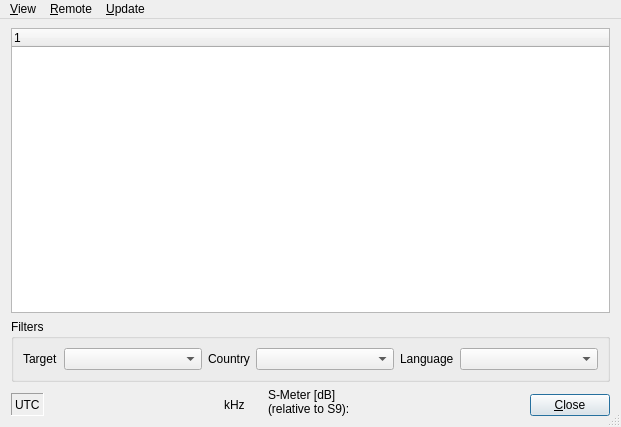
<?xml version="1.0" encoding="UTF-8"?>
<ui version="4.0">
 <class>StationsDlgbase</class>
 <widget class="QDialog" name="StationsDlgbase">
  <property name="geometry">
   <rect>
    <x>0</x>
    <y>0</y>
    <width>621</width>
    <height>427</height>
   </rect>
  </property>
  <property name="windowTitle">
   <string>Stations</string>
  </property>
  <property name="windowIcon">
   <iconset resource="res/icons.qrc">
    <normaloff>:/icons/MainIcon.png</normaloff>:/icons/MainIcon.png</iconset>
  </property>
  <property name="sizeGripEnabled">
   <bool>true</bool>
  </property>
  <layout class="QVBoxLayout" name="verticalLayout_4">
   <property name="spacing">
    <number>0</number>
   </property>
   <property name="margin">
    <number>0</number>
   </property>
   <item>
    <widget class="QMenuBar" name="menubar">
     <widget class="QMenu" name="menuView">
      <property name="title">
       <string>&amp;View</string>
      </property>
      <widget class="QMenu" name="menuStations_preview">
       <property name="title">
        <string>Stations &amp;preview</string>
       </property>
       <addaction name="actionDisabled"/>
       <addaction name="action5minutes"/>
       <addaction name="action15minutes"/>
       <addaction name="action30minutes"/>
      </widget>
      <addaction name="actionShowOnlyActiveStations"/>
      <addaction name="actionShowAllStations"/>
      <addaction name="menuStations_preview"/>
      <addaction name="separator"/>
      <addaction name="actionClose"/>
     </widget>
     <widget class="QMenu" name="menuRemote">
      <property name="title">
       <string>&amp;Remote</string>
      </property>
      <addaction name="actionChooseRig"/>
      <addaction name="actionEnable_S_Meter"/>
     </widget>
     <widget class="QMenu" name="menuUpdate">
      <property name="title">
       <string>&amp;Update</string>
      </property>
      <addaction name="actionGetUpdate"/>
     </widget>
     <addaction name="menuView"/>
     <addaction name="menuRemote"/>
     <addaction name="menuUpdate"/>
    </widget>
   </item>
   <item>
    <layout class="QVBoxLayout" name="verticalLayout_3">
     <property name="spacing">
      <number>6</number>
     </property>
     <property name="leftMargin">
      <number>11</number>
     </property>
     <property name="topMargin">
      <number>9</number>
     </property>
     <property name="rightMargin">
      <number>11</number>
     </property>
     <property name="bottomMargin">
      <number>11</number>
     </property>
     <item>
      <widget class="QTreeWidget" name="ListViewStations">
       <property name="rootIsDecorated">
        <bool>false</bool>
       </property>
       <property name="uniformRowHeights">
        <bool>true</bool>
       </property>
       <column>
        <property name="text">
         <string/>
        </property>
       </column>
      </widget>
     </item>
     <item>
      <widget class="QGroupBox" name="groupBox">
       <property name="title">
        <string>Filters</string>
       </property>
       <layout class="QHBoxLayout" name="horizontalLayout">
        <item>
         <widget class="QLabel" name="TextLabelTarget">
          <property name="text">
           <string>Target</string>
          </property>
          <property name="wordWrap">
           <bool>false</bool>
          </property>
         </widget>
        </item>
        <item>
         <widget class="QComboBox" name="ComboBoxFilterTarget">
          <property name="sizePolicy">
           <sizepolicy hsizetype="MinimumExpanding" vsizetype="Fixed">
            <horstretch>0</horstretch>
            <verstretch>0</verstretch>
           </sizepolicy>
          </property>
         </widget>
        </item>
        <item>
         <widget class="QLabel" name="TextLabelCountry">
          <property name="text">
           <string>Country</string>
          </property>
          <property name="wordWrap">
           <bool>false</bool>
          </property>
         </widget>
        </item>
        <item>
         <widget class="QComboBox" name="ComboBoxFilterCountry">
          <property name="sizePolicy">
           <sizepolicy hsizetype="MinimumExpanding" vsizetype="Fixed">
            <horstretch>0</horstretch>
            <verstretch>0</verstretch>
           </sizepolicy>
          </property>
         </widget>
        </item>
        <item>
         <widget class="QLabel" name="TextLabelLanguage">
          <property name="text">
           <string>Language</string>
          </property>
          <property name="wordWrap">
           <bool>false</bool>
          </property>
         </widget>
        </item>
        <item>
         <widget class="QComboBox" name="ComboBoxFilterLanguage">
          <property name="sizePolicy">
           <sizepolicy hsizetype="MinimumExpanding" vsizetype="Fixed">
            <horstretch>0</horstretch>
            <verstretch>0</verstretch>
           </sizepolicy>
          </property>
         </widget>
        </item>
       </layout>
      </widget>
     </item>
     <item>
      <layout class="QHBoxLayout" name="horizontalLayout_3">
       <item>
        <layout class="QVBoxLayout" name="verticalLayout_2">
         <property name="spacing">
          <number>0</number>
         </property>
         <item>
          <widget class="QWidget" name="widget_2" native="true">
           <property name="sizePolicy">
            <sizepolicy hsizetype="Minimum" vsizetype="Minimum">
             <horstretch>0</horstretch>
             <verstretch>0</verstretch>
            </sizepolicy>
           </property>
          </widget>
         </item>
         <item>
          <layout class="QHBoxLayout" name="horizontalLayout_2">
           <property name="spacing">
            <number>6</number>
           </property>
           <item>
            <widget class="QLabel" name="TextLabelUTCTime">
             <property name="sizePolicy">
              <sizepolicy hsizetype="Minimum" vsizetype="Maximum">
               <horstretch>0</horstretch>
               <verstretch>0</verstretch>
              </sizepolicy>
             </property>
             <property name="minimumSize">
              <size>
               <width>0</width>
               <height>23</height>
              </size>
             </property>
             <property name="frameShape">
              <enum>QFrame::Panel</enum>
             </property>
             <property name="frameShadow">
              <enum>QFrame::Sunken</enum>
             </property>
             <property name="text">
              <string>UTC</string>
             </property>
             <property name="wordWrap">
              <bool>false</bool>
             </property>
            </widget>
           </item>
           <item>
            <widget class="QwtCounter" name="QwtCounterFrequency">
             <property name="sizePolicy">
              <sizepolicy hsizetype="Fixed" vsizetype="Maximum">
               <horstretch>0</horstretch>
               <verstretch>0</verstretch>
              </sizepolicy>
             </property>
             <property name="minimumSize">
              <size>
               <width>168</width>
               <height>0</height>
              </size>
             </property>
            </widget>
           </item>
           <item>
            <widget class="QLabel" name="TextLabel1">
             <property name="sizePolicy">
              <sizepolicy hsizetype="Minimum" vsizetype="Minimum">
               <horstretch>0</horstretch>
               <verstretch>0</verstretch>
              </sizepolicy>
             </property>
             <property name="text">
              <string>kHz</string>
             </property>
             <property name="wordWrap">
              <bool>false</bool>
             </property>
             <property name="buddy">
              <cstring>QwtCounterFrequency</cstring>
             </property>
            </widget>
           </item>
          </layout>
         </item>
        </layout>
       </item>
       <item>
        <spacer name="horizontalSpacer_2">
         <property name="orientation">
          <enum>Qt::Horizontal</enum>
         </property>
         <property name="sizeHint" stdset="0">
          <size>
           <width>20</width>
           <height>20</height>
          </size>
         </property>
        </spacer>
       </item>
       <item>
        <widget class="QLabel" name="TextLabelSMeter">
         <property name="sizePolicy">
          <sizepolicy hsizetype="Minimum" vsizetype="Minimum">
           <horstretch>0</horstretch>
           <verstretch>0</verstretch>
          </sizepolicy>
         </property>
         <property name="text">
          <string>S-Meter [dB]
(relative to S9):</string>
         </property>
         <property name="wordWrap">
          <bool>false</bool>
         </property>
        </widget>
       </item>
       <item>
        <widget class="QwtThermo" name="ProgrSigStrength">
         <property name="sizePolicy">
          <sizepolicy hsizetype="Fixed" vsizetype="Maximum">
           <horstretch>0</horstretch>
           <verstretch>0</verstretch>
          </sizepolicy>
         </property>
         <property name="minimumSize">
          <size>
           <width>150</width>
           <height>0</height>
          </size>
         </property>
         <property name="scalePosition">
          <enum>QwtThermo::TopScale</enum>
         </property>
        </widget>
       </item>
       <item>
        <spacer name="horizontalSpacer">
         <property name="orientation">
          <enum>Qt::Horizontal</enum>
         </property>
         <property name="sizeType">
          <enum>QSizePolicy::Expanding</enum>
         </property>
         <property name="sizeHint" stdset="0">
          <size>
           <width>20</width>
           <height>20</height>
          </size>
         </property>
        </spacer>
       </item>
       <item>
        <layout class="QVBoxLayout" name="verticalLayout">
         <property name="spacing">
          <number>0</number>
         </property>
         <item>
          <widget class="QWidget" name="widget" native="true">
           <property name="sizePolicy">
            <sizepolicy hsizetype="Minimum" vsizetype="Minimum">
             <horstretch>0</horstretch>
             <verstretch>0</verstretch>
            </sizepolicy>
           </property>
          </widget>
         </item>
         <item>
          <widget class="QPushButton" name="buttonOk">
           <property name="sizePolicy">
            <sizepolicy hsizetype="Minimum" vsizetype="Maximum">
             <horstretch>0</horstretch>
             <verstretch>0</verstretch>
            </sizepolicy>
           </property>
           <property name="text">
            <string>&amp;Close</string>
           </property>
           <property name="autoDefault">
            <bool>true</bool>
           </property>
           <property name="default">
            <bool>true</bool>
           </property>
          </widget>
         </item>
        </layout>
       </item>
      </layout>
     </item>
    </layout>
   </item>
  </layout>
  <action name="actionShowOnlyActiveStations">
   <property name="checkable">
    <bool>true</bool>
   </property>
   <property name="text">
    <string>Show only active stations</string>
   </property>
  </action>
  <action name="actionShowAllStations">
   <property name="checkable">
    <bool>true</bool>
   </property>
   <property name="text">
    <string>Show all stations</string>
   </property>
  </action>
  <action name="action5minutes">
   <property name="checkable">
    <bool>true</bool>
   </property>
   <property name="text">
    <string>5 minutes</string>
   </property>
  </action>
  <action name="action15minutes">
   <property name="checkable">
    <bool>true</bool>
   </property>
   <property name="text">
    <string>15 minutes</string>
   </property>
  </action>
  <action name="action30minutes">
   <property name="checkable">
    <bool>true</bool>
   </property>
   <property name="text">
    <string>30 minutes</string>
   </property>
  </action>
  <action name="actionGetUpdate">
   <property name="text">
    <string>Get &amp;Update...</string>
   </property>
  </action>
  <action name="actionChooseRig">
   <property name="text">
    <string>&amp;Rig Settings...</string>
   </property>
  </action>
  <action name="actionDisabled">
   <property name="checkable">
    <bool>true</bool>
   </property>
   <property name="text">
    <string>&amp;Disabled</string>
   </property>
  </action>
  <action name="actionEnable_S_Meter">
   <property name="checkable">
    <bool>true</bool>
   </property>
   <property name="text">
    <string>Enable &amp;S-Meter</string>
   </property>
  </action>
  <action name="actionClose">
   <property name="text">
    <string>&amp;Close</string>
   </property>
  </action>
 </widget>
 <customwidgets>
  <customwidget>
   <class>QwtCounter</class>
   <extends>QWidget</extends>
   <header>qwt_counter.h</header>
  </customwidget>
  <customwidget>
   <class>QwtThermo</class>
   <extends>QWidget</extends>
   <header>qwt_thermo.h</header>
  </customwidget>
 </customwidgets>
 <resources>
  <include location="res/icons.qrc"/>
 </resources>
 <connections/>
</ui>
